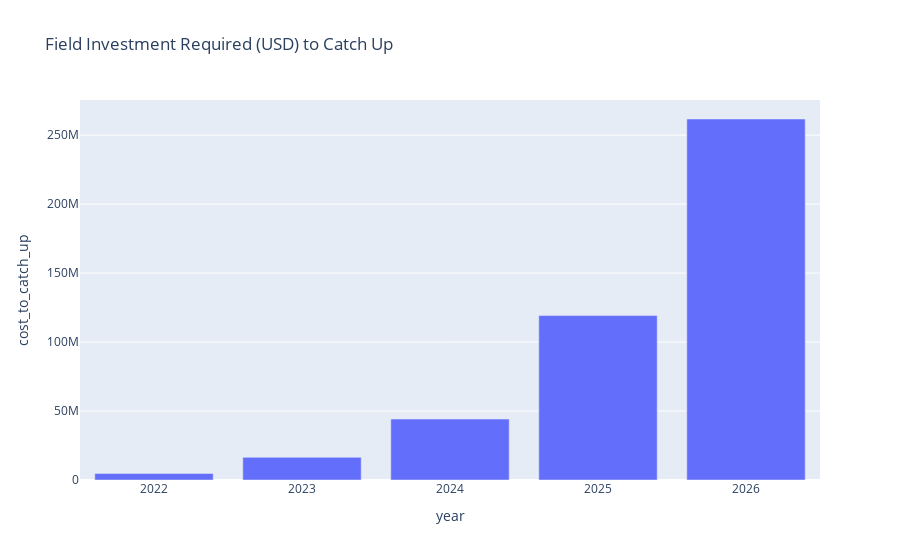

The notebook cell saved with this chart:
### Markdown cell above
### Cost to Catch Up

As Arcadia gains experience in the field, it becomes more and more difficult for other firms to catch up.  If we estimate that a competitor trying to pivot would take 18 to 24 months to effect the pivot, the cost of catching up (excluding the R&D investment) is shown below. This cost includes the CapEx to build tractors and the Opex to run tractors in the field.  This number also assumes competitors have the same learning curve as Arcadia.

### Code cell
a['cost_to_catch_up'] = a['cum_investment'].shift(-2)
a['best_case_competitor_hours'] = a['cum_hours'].shift(2)
fig = px.bar(a.head(5), 
             x='year', 
             y='cost_to_catch_up',
             title='Field Investment Required (USD) to Catch Up').show()

### Figure 1 — Plotly figure (JSON) as saved in the notebook; plotly's stock layout.template omitted (floating-point values rounded to 4 significant figures)
{"data": [{"alignmentgroup": "True", "hovertemplate": "year=%{x}<br>cost_to_catch_up=%{y}<extra></extra>", "legendgroup": "", "marker": {"color": "#636efa", "pattern": {"shape": ""}}, "name": "", "offsetgroup": "", "orientation": "v", "showlegend": false, "textposition": "auto", "type": "bar", "x": [2022, 2023, 2024, 2025, 2026], "xaxis": "x", "y": [4740800, 16444400, 44185500, 119189100, 261692700], "yaxis": "y"}], "layout": {"barmode": "relative", "legend": {"tracegroupgap": 0}, "title": {"text": "Field Investment Required (USD) to Catch Up"}, "xaxis": {"anchor": "y", "domain": [0, 1], "title": {"text": "year"}}, "yaxis": {"anchor": "x", "domain": [0, 1], "title": {"text": "cost_to_catch_up"}}}}
